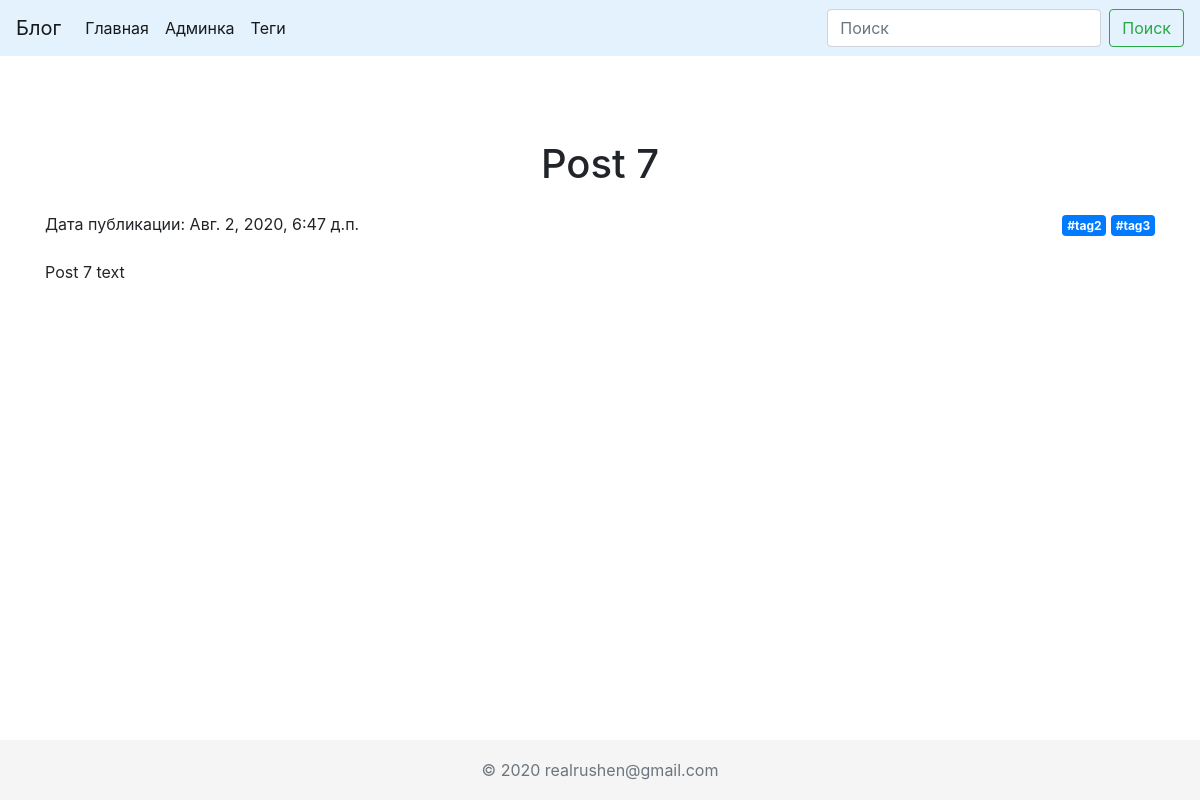
The app's page /posts/Post_7/, older data.
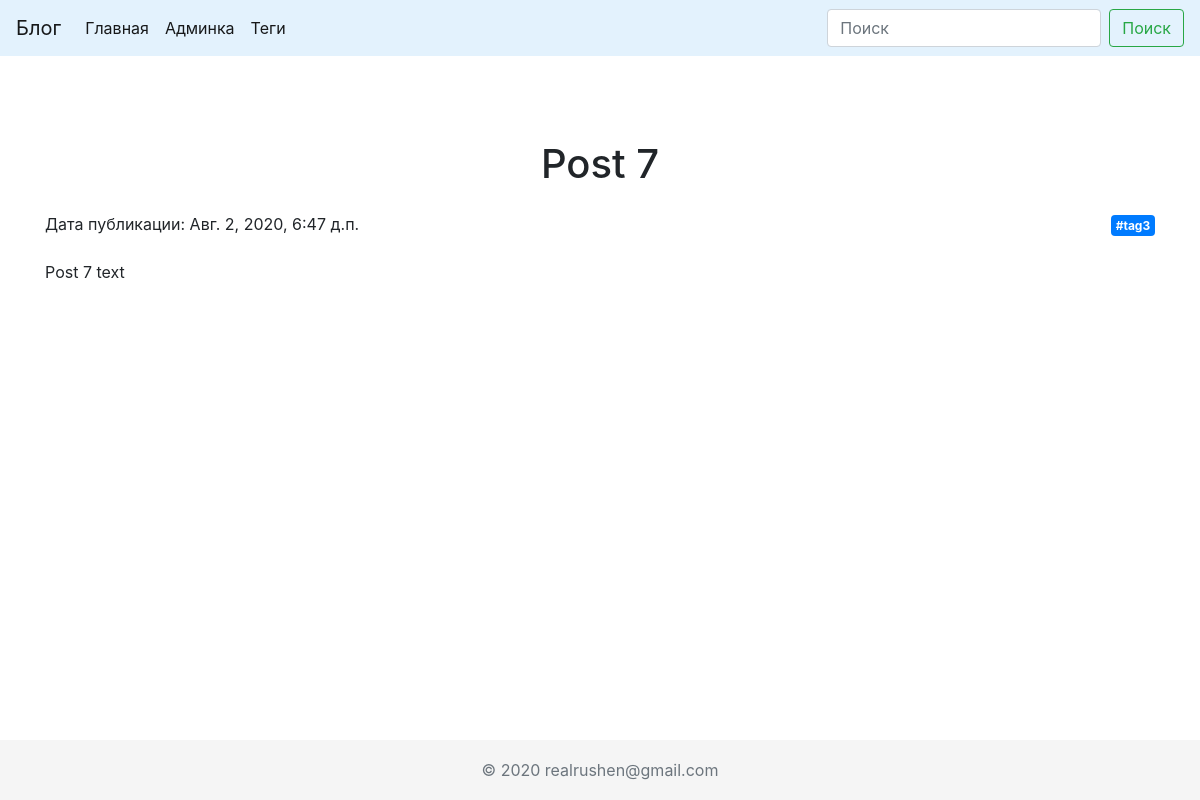
The same page, newer data.
### blog/models.py (models this page shows, shortened)
class Tag(models.Model):
    name = models.CharField(max_length=50, db_index=True)
    slug = models.SlugField(max_length=50, unique=True)
    def get_absolute_url(self):
        return reverse('tag_posts_page_url', kwargs={'slug': self.slug})

### blog/views.py (the view)
# urls.py: path('posts/<str:slug>/', PostDetails.as_view(), name='post_details_url'),
class PostDetails(ObjectDetailMixin, View):
    model = Post
    template = 'blog/post_details.html'

### blog/utils.py (called while the page is built)
    def get(self, request, slug):
        obj = get_object_or_404(self.model, slug__iexact=slug)
        return render(request, self.template, context={self.model.__name__.lower(): obj})

### templates/blog/post_details.html
{% extends 'blog/base.html' %}
{% block title %}
    {{ post.title }}
{% endblock %}
{% block content %}
    <div class="row">
        <div class="col-6">Дата публикации: {{ post.created }}</div>
        <div class="col-6 text-right">
            {% for tag in post.tags.all %}
                <a href="{{ tag.get_absolute_url }}"
                   class="badge badge-primary d-inline">#{{ tag.name|lower }}</a>
            {% endfor %}
        </div>
    </div>
    <p class="mt-4">{{ post.text }}</p>
{% endblock %}

Row changes from the older to the newer data that the page shows:
removed Tag: name "tag2"
